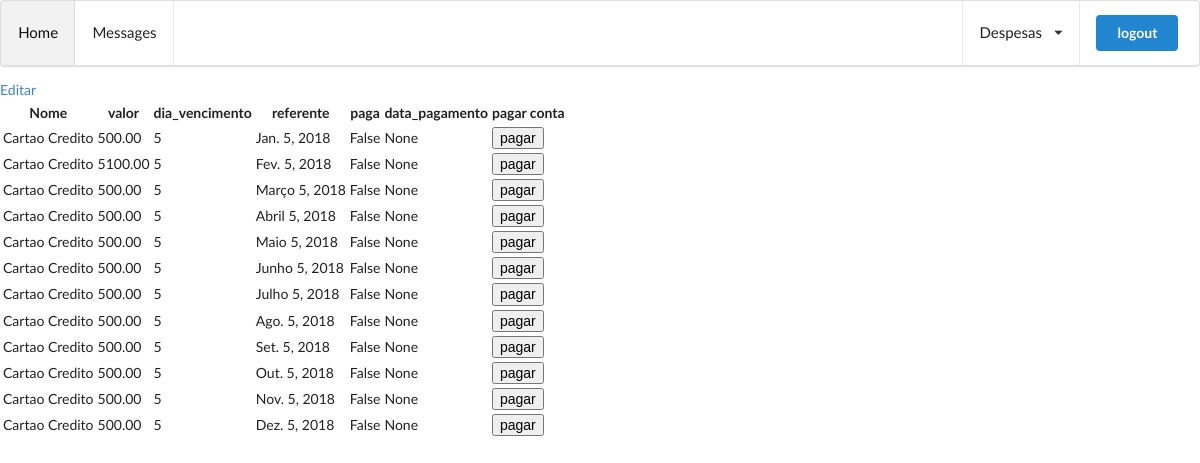
Page /despesa/28/contas/ (signed in) on the committed database.
### www/models.py (models this page shows, shortened)
class Conta(models.Model):
    despesa = models.ForeignKey(Despesa, on_delete=models.CASCADE)
    valor = models.DecimalField(max_digits=12, decimal_places=2, validators=[MinValueValidator(0)])
    dia_vencimento = models.PositiveIntegerField(choices=dias_vemcimento)
    data_criacao = models.DateTimeField(auto_now_add=True)
    referente = models.DateField()
    paga = models.BooleanField(default=False)
    data_pagamento = models.DateField(null=True, blank=True)
    data_alteracao_pagamento = models.DateTimeField(null=True, blank=True)
    observacao = models.TextField(blank=True)

class Despesa(models.Model):
    nome = models.CharField(max_length=40)
    estimativa = models.DecimalField(max_digits=12, decimal_places=2, validators=[MinValueValidator(0)])
    dia_vencimento = models.PositiveIntegerField(choices=dias_vemcimento)
    mes_inicio = models.PositiveIntegerField(blank=True, null=True, validators=[MinValueValidator(0), MaxValueValidator(11)])
    mes_termino = models.PositiveIntegerField(blank=True, null=True, validators=[MinValueValidator(1), MaxValueValidator(12)])
    cor = models.CharField(max_length=10, blank=True)
    icone = models.CharField(max_length=15, blank=True)
    categoria = models.CharField(max_length=21, blank=True)
    data_criacao = models.DateTimeField(auto_now_add=True)
    periodica = models.BooleanField(default=False)
    repeticao_anual = models.BooleanField(default=False)
    observacao = models.TextField(blank=True)
    usuario = models.ForeignKey(User, on_delete=models.PROTECT)

### www/views.py (the view)
# urls.py: path('despesa/<int:despesa_id>/contas/', views.listar_contas_depesa, name='listar_contas_depesa'),
@login_required
def listar_contas_depesa(request, despesa_id):
    contas = Conta.objects.filter(despesa=despesa_id, despesa__usuario=request.user).order_by('referente')
    return render(request, 'lista_contas_despesa.html', {'contas': contas, 'despesa':despesa_id})

### www/templates/lista_contas_despesa.html (shortened to what this page needs)
{% extends 'base.html' %}
{% block content %}
{% load staticfiles %}
<a href="{% url 'alteracao_despesa' despesa %}">Editar</a>
<table>
    <tr>
        <th>Nome</th>
        <th>valor</th>
        <th>dia_vencimento</th>
        <th>referente</th>
        <th>paga</th>
        <th>data_pagamento</th>
        <th>pagar conta</th>
    </tr>
    {% for conta in contas %}
    <tr data-despesa="{% url 'listar_contas_depesa' conta.despesa.id %}" class="despesa">
        <td>{{conta.despesa.nome}}</td>
        <td>{{conta.valor}}</td>
        <td>{{conta.dia_vencimento}}</td>
        <td>{{conta.referente}}</td>
        <td>{{conta.paga}}</td>
        <td>{{conta.data_pagamento}}</td>
        <td><input type="button" data-action="{% url 'pagar_conta' conta.despesa.id conta.id %}" class="action" value="pagar" ></td>
    </tr>
    {% endfor %}
</table>
{% endblock %}

### www/templates/base.html (shortened to what this page needs)
{% load staticfiles %}
<!DOCTYPE html>
<html>
<head>
    <link rel="stylesheet" href="{% static 'semantic/semantic.min.css' %}">
</head>
<body>
<div class="ui large top menu">
    <a class="active item">
        Home
    </a>
    <a class="item">
        Messages
    </a>
    <div class="right menu">
        <div class="ui dropdown item">
                Despesas<i class="dropdown icon"></i>
        </div>
        <div class="item">
            {% if user.is_authenticated %}
            <a href="{% url 'logout'%}" class="navbar-item is-active">
                <div class="ui primary button">
                    logout
                </div>
            </a>
            {% else %}
            <a href="{% url 'login'%}" class="navbar-item is-active">
                <div class="ui primary button">
                    login
                </div>
            </a>
            {% endif %}
        </div>
    </div>
</div>
{% block content %}
{% endblock %}
</body>
</html>

### rows in the picture
Conta: despesa.nome "Cartao Credito", valor "500.00", dia_vencimento "5", referente "Jan. 5, 2018", paga "False", data_pagamento "None", despesa+id "pagar"
Conta: despesa.nome "Cartao Credito", valor "5100.00", dia_vencimento "5", referente "Fev. 5, 2018", paga "False", data_pagamento "None", despesa+id "pagar"
Conta: despesa.nome "Cartao Credito", valor "500.00", dia_vencimento "5", referente "Março 5, 2018", paga "False", data_pagamento "None", despesa+id "pagar"
Conta: despesa.nome "Cartao Credito", valor "500.00", dia_vencimento "5", referente "Abril 5, 2018", paga "False", data_pagamento "None", despesa+id "pagar"
Conta: despesa.nome "Cartao Credito", valor "500.00", dia_vencimento "5", referente "Maio 5, 2018", paga "False", data_pagamento "None", despesa+id "pagar"
Conta: despesa.nome "Cartao Credito", valor "500.00", dia_vencimento "5", referente "Junho 5, 2018", paga "False", data_pagamento "None", despesa+id "pagar"
Conta: despesa.nome "Cartao Credito", valor "500.00", dia_vencimento "5", referente "Julho 5, 2018", paga "False", data_pagamento "None", despesa+id "pagar"
Conta: despesa.nome "Cartao Credito", valor "500.00", dia_vencimento "5", referente "Ago. 5, 2018", paga "False", data_pagamento "None", despesa+id "pagar"
Conta: despesa.nome "Cartao Credito", valor "500.00", dia_vencimento "5", referente "Set. 5, 2018", paga "False", data_pagamento "None", despesa+id "pagar"
Conta: despesa.nome "Cartao Credito", valor "500.00", dia_vencimento "5", referente "Out. 5, 2018", paga "False", data_pagamento "None", despesa+id "pagar"
Conta: despesa.nome "Cartao Credito", valor "500.00", dia_vencimento "5", referente "Nov. 5, 2018", paga "False", data_pagamento "None", despesa+id "pagar"
Conta: despesa.nome "Cartao Credito", valor "500.00", dia_vencimento "5", referente "Dez. 5, 2018", paga "False", data_pagamento "None", despesa+id "pagar"
